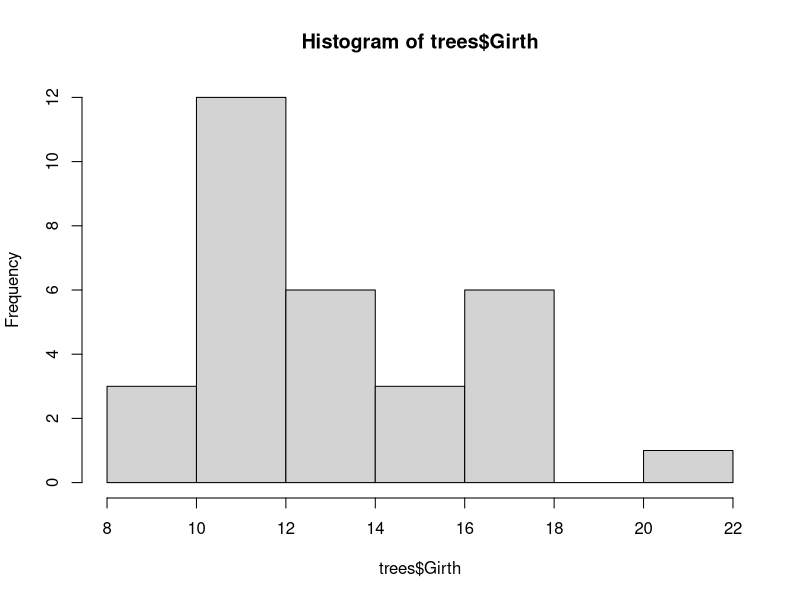
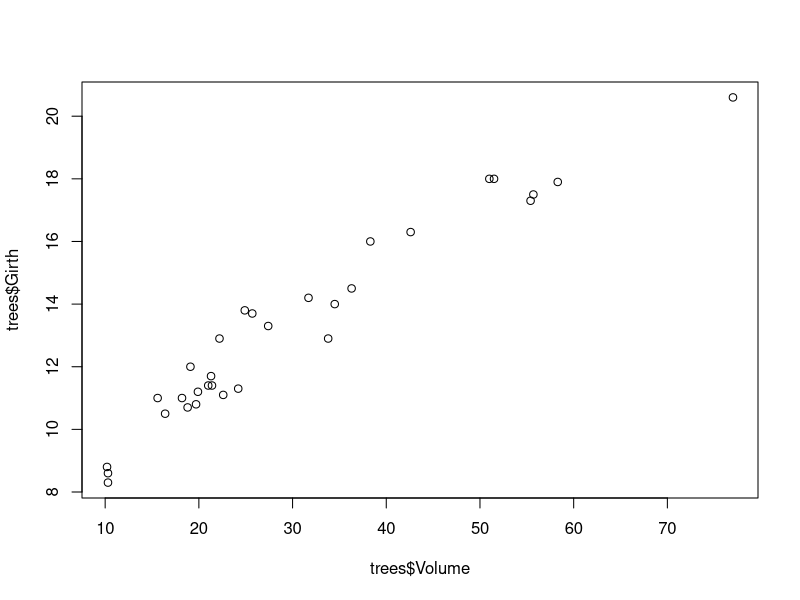

Generate these figures, in order, with R:
## ---- chunk 1
sqrt(2)
## ---- chunk 2
round(sqrt(2), digits = 3)
## ---- chunk 3
s2 <- sqrt(2)
## ---- chunk 4
round(s2, 4)
## ---- chunk 5
data(trees)
## ---- chunk 6
summary(trees)
## ---- chunk 7
str(trees)
## ---- chunk 8
trees$Girth
## ---- chunk 9
summary(trees$Girth)
mean(trees$Girth)
hist(trees$Girth)
## ---- chunk 10
plot(trees$Volume, trees$Girth)
## ---- chunk 11
cor(trees$Volume, trees$Girth)
## ---- chunk 12
x <- 12
y <- 8
x > y
## ---- chunk 13
trees$Girth > 13
## ---- chunk 14
sum(trees$Girth > 13)
## ---- chunk 15
mean(trees$Girth > 13)
## ---- chunk 16
sum(trees$Height > 70 & trees$Height < 80)
## ---- chunk 17
trees$Height_m <- trees$Height/3.281
str(trees)
## ---- chunk 18
data(airquality)
summary(airquality$Ozone)
## ---- chunk 19
mean(airquality$Ozone)
## ---- chunk 20
mean(airquality$Ozone, na.rm = TRUE)
## ---- chunk 21
head(airquality$Ozone)
head(is.na(airquality$Ozone))
## ---- chunk 22
head(!is.na(airquality$Ozone))
## ---- chunk 23
mean(!is.na(airquality$Ozone))
## ---- chunk 24
# numeric
ages <- c(29, 25, 28, 45, 33)
# character
gender <- c("m", "m", "f", "f", "m")
## ---- chunk 25
d <- data.frame(ages, gender)
d
## ---- chunk 26
trees$Volume[trees$Volume > 50]
## ---- chunk 27
trees[trees$Volume > 55, ]
## ---- chunk 28
trees$Volume[c(2, 5, 7)]
trees$Volume[c(1, 1, 1)]
trees[c(2, 5, 7),c(1, 3)] # select columns 1 and 3
## ---- chunk 29
subset(trees, Volume > 55)
subset(airquality, Ozone < 7)
subset(airquality, is.na(Solar.R))
## ---- chunk 30
tapply(airquality$Temp, airquality$Month, mean)

aggregate(Temp ~ Month, data = airquality, mean) # always returns data frame
## ---- chunk 31
tapply(mtcars$mpg, list(mtcars$cyl, mtcars$am), mean)
## ---- chunk 32
aggregate(mpg ~ cyl + am, data = mtcars, mean)
## ---- chunk 33
size <- c("XL", "L", "M", "L", "M")
table(size)
## ---- chunk 34
sizeF <- factor(size, levels = c("S", "M", "L", "XL"))
table(sizeF)
## ---- chunk 35
baby_names <- read.csv("popular_baby_names_nyc.csv")
